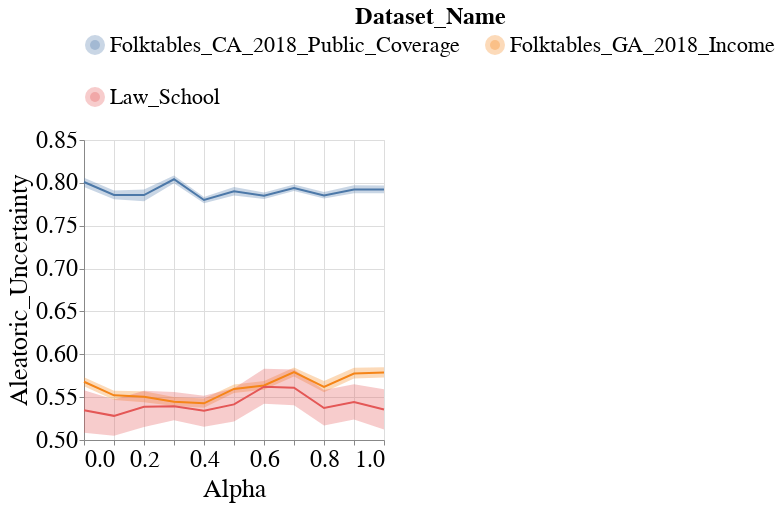

Notebook code cell kept with this figure:
### Code cell
visualizer.create_group_metric_line_bands_per_dataset_plot(model_name=MODEL_NAMES[0],
                                                           metric_type='subgroup',
                                                           metric_name='Aleatoric_Uncertainty',
                                                           dataset_groups_dct={
                                                               'Folktables_GA_2018_Income': 'RAC1P_dis_correct',
                                                               'Law_School': 'race_dis_correct',
                                                               'Folktables_CA_2018_Public_Coverage': 'RAC1P_dis_correct',
                                                               'Ricci': 'Race_dis_correct',
                                                           })

### Figure 1 — Vega-Lite specification as saved in the notebook (floating-point values rounded to 4 significant figures; data arrays with more than 128 entries replaced by an {"elided": "..."} marker saying what was removed)
{"config": {"view": {"continuousWidth": 400, "continuousHeight": 300}, "axis": {"labelFontSize": 24, "labelFontWeight": "normal", "titleFontSize": 26, "titleFontWeight": "normal"}, "legend": {"columns": 2, "direction": "horizontal", "labelFontSize": 22, "labelLimit": 400, "orient": "top", "symbolStrokeWidth": 10, "titleAnchor": "middle", "titleFontSize": 24, "titleLimit": 300}, "title": {"fontSize": 22}}, "layer": [{"mark": {"type": "errorband", "extent": "ci"}, "encoding": {"color": {"field": "Dataset_Name", "type": "nominal"}, "x": {"field": "Intervention_Param", "title": "Alpha", "type": "quantitative"}, "y": {"field": "Metric_Value", "scale": {"zero": false}, "title": "Aleatoric_Uncertainty", "type": "quantitative"}}}, {"mark": "line", "encoding": {"color": {"field": "Dataset_Name", "type": "nominal"}, "x": {"field": "Intervention_Param", "title": "Alpha", "type": "quantitative"}, "y": {"aggregate": "mean", "field": "Metric_Value", "scale": {"zero": false}, "title": "Aleatoric_Uncertainty", "type": "quantitative"}}}], "data": {"name": "data-a4ea6848bae8ec7c6630e27375a96078"}, "height": 300, "width": 300, "$schema": "https://vega.github.io/schema/vega-lite/v4.17.0.json", "datasets": {"data-a4ea6848bae8ec7c6630e27375a96078": {"elided": "198 records"}}}
